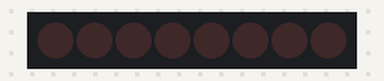
A sketch run on a simulated Arduino Uno, built with avr-gcc and run on an emulated ATmega328P. Shown: 8 shift-register outputs drawn as a row of LEDs (first output left, lit = HIGH). Wiring (inferred from the names in the program): shift register (74HC595): data pin 12; shift clock pin 9; latch pin 11. Wiring (inferred from the signals the program sends): row of LEDs: on Q0, Q1, Q2, Q3, Q4, Q5, Q6, Q7.

Above: at 0.05 s.
At 0.65 s:
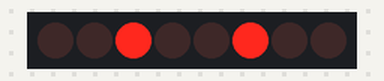
At 1.35 s:
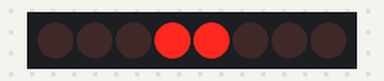
At 2.05 s:
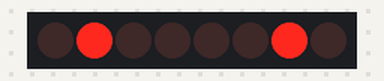
At 2.85 s:
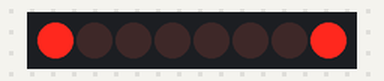
Timing chart, 0 to 3.1 s (numbered marks = the images above):
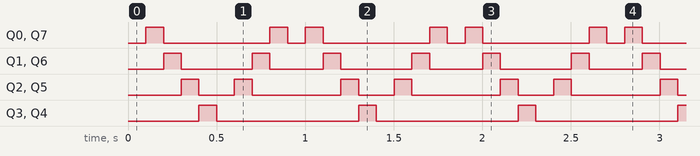

The sketch:

Eight_LED_with_74HC595_Flash_LED.ino
```cpp
//www.elegoo.com
//2016.12.9

int tDelay = 100;
int latchPin = 11;      // (11) ST_CP [RCK] on 74HC595
int clockPin = 9;      // (9) SH_CP [SCK] on 74HC595
int dataPin = 12;     // (12) DS [S1] on 74HC595

byte leds = 0;

void updateShiftRegister()
{
   digitalWrite(latchPin, LOW);
   shiftOut(dataPin, clockPin, LSBFIRST, leds);
   digitalWrite(latchPin, HIGH);
}

void setup()
{
  pinMode(latchPin, OUTPUT);
  pinMode(dataPin, OUTPUT);
  pinMode(clockPin, OUTPUT);
}

void loop()
{
  leds = 0;
  updateShiftRegister();
  delay(tDelay);
  for (int i = 0; i < 8; i++)
  {
    bitSet(leds, i);
    bitSet(leds, 7-i);
    if(i>0)
    {
      bitClear(leds,i-1);
      bitClear(leds,7-i+1);
    }
    updateShiftRegister();
    delay(tDelay);
  }
}
```

Measured:
- by itself, Q0, Q7: repeats every 0.90 s: LOW 0.60 s, HIGH 0.10 s, LOW 0.10 s, HIGH 0.10 s
- by itself, Q1, Q6: repeats every 0.90 s: LOW 0.40 s, HIGH 0.10 s, LOW 0.30 s, HIGH 0.10 s
- by itself, Q2, Q5: repeats every 0.90 s: LOW 0.20 s, HIGH 0.10 s, LOW 0.50 s, HIGH 0.10 s
- by itself, Q3, Q4: alternates HIGH for 0.10 s and LOW for 0.80 s
